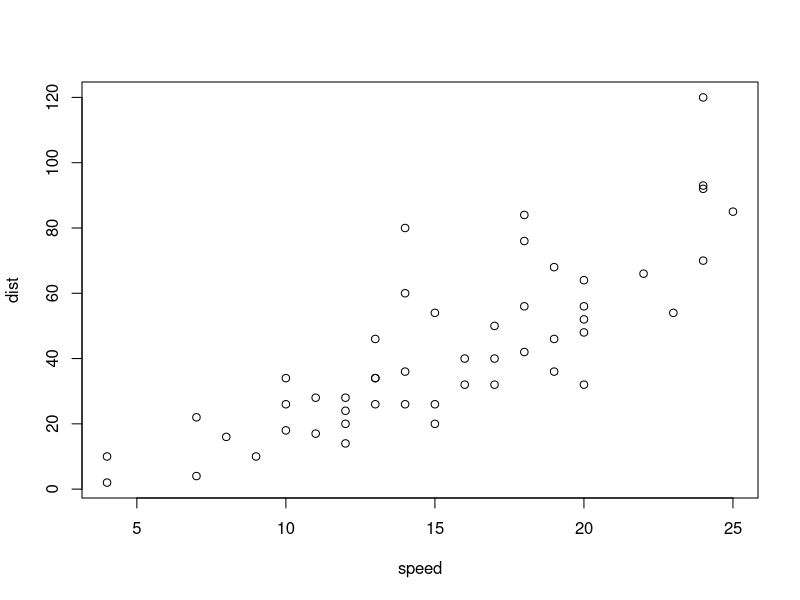
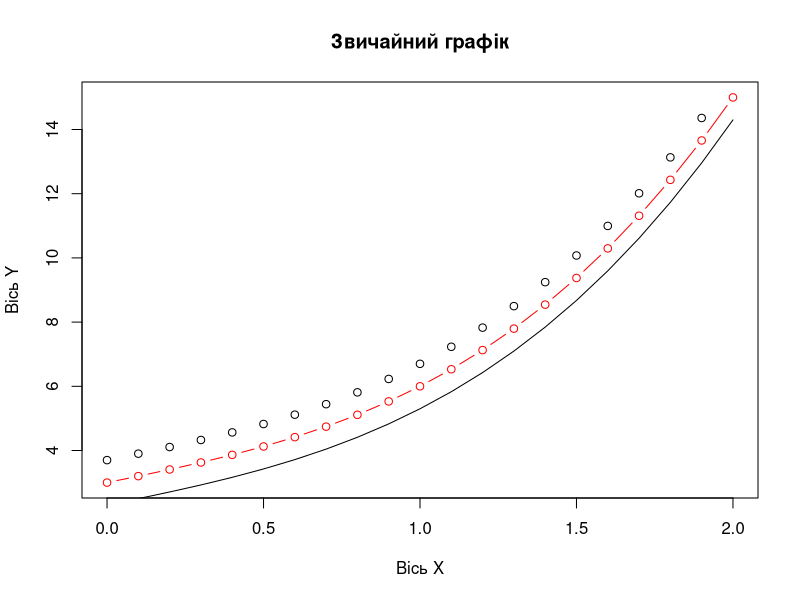
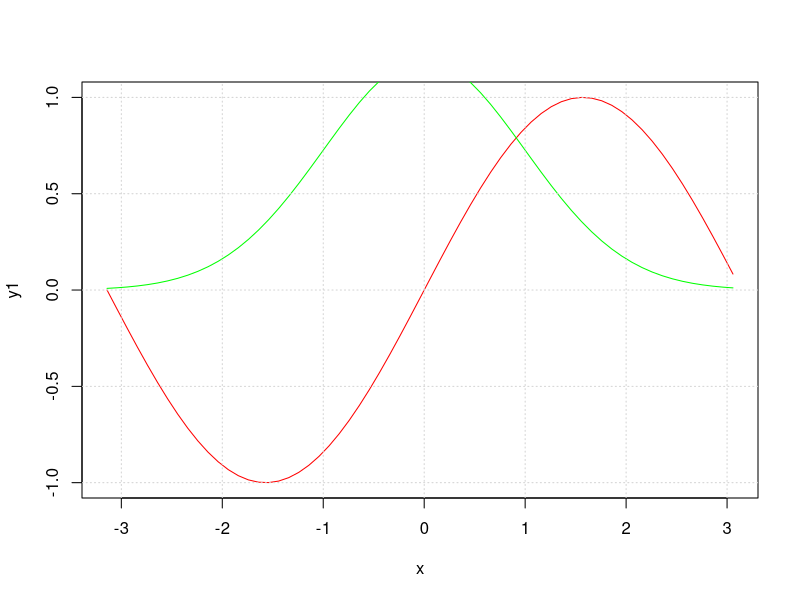

Write the R code that produced these figures, in order.
## ---- chunk 1
plot(cars)
## ---- chunk 2

# Наш перший скрипт

x <- seq(0, 2, 0.1)
y <- x^3+2*x+3
plot(x, y,
     type = "b",
     col = "red",
     main = "Звичайний графік",
     xlab = "Вісь X",
     ylab = "Вісь Y"
     )
points(x, y + 0.7)
lines(x, y-0.7)


x <- seq(-pi, pi, 0.1)
y1 <- sin(x)
y2 <- dnorm(x)

plot(x, y1, type="l", col = "red")
lines(x, 3 * y2, col = "green")
grid()

